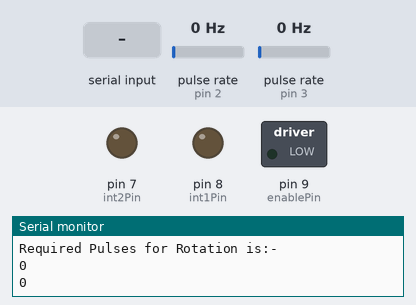
Bench run of a sketch on a simulated Arduino Uno, built with avr-gcc and run on an emulated ATmega328P. On the bench: switched loads named in the sketch (green lamp = pin HIGH), output pins drawn as LEDs (lit = HIGH), the last lines printed to the serial monitor. Wiring (inferred from the names in the program): 2 × pulse sensor: data pin 2 / data pin 3. Inputs (shaded band) come from the test bench; at power-on: pulse rate (sensors on pin 3, pin 2) 0 Hz.

Above: at 1.2 s.
1.3 s: "R" received over Serial
At 4.2 s:
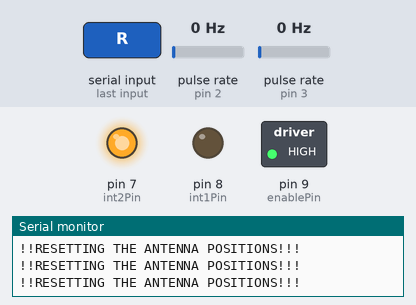
4.3 s: pulse rate (sensor on pin 3) set to 2 Hz
At 4.9 s:
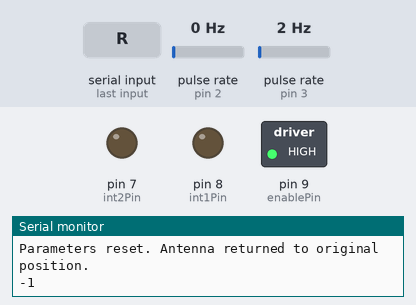
6.0 s: "F90\n" received over Serial
At 6.72 s:
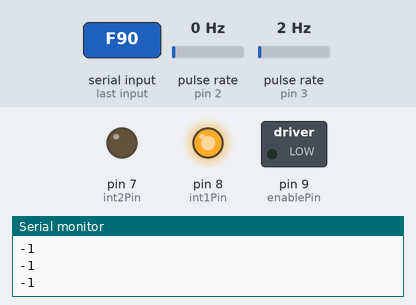
Timing chart, 0 to 9.0 s (numbered marks = the images above; inputs shaded):
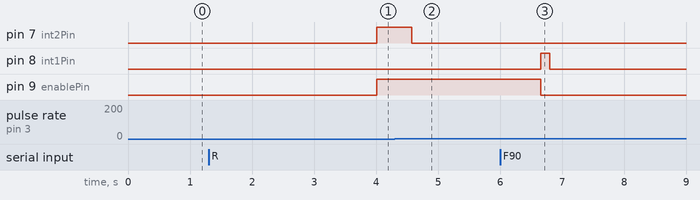

Measured:
- the behaviour switches between 0 and 1 Hz on pulse rate (sensor on pin 3) (found by bisection; images 1 and 2)
- after the input at 1.3 s, pin 7 (int2Pin), pin 9 (enablePin): LOW → HIGH after 2.7 s
- after the input at 4.3 s, pin 7 (int2Pin): HIGH → LOW after 0.27 s
- after the input at 6.0 s, pin 8 (int1Pin): LOW → HIGH after 0.66 s, → LOW 0.15 s later; pin 9 (enablePin): HIGH → LOW after 0.66 s

The sketch:

RFI_ANTENNA_CONTROL_SYSTEM_ARDUNIO.ino
```cpp
#include <Arduino.h> //default arduino library

const int enablePin = 9;    // PWM pin for motor speed control
const int int1Pin = 8;      // Motor driver input 1
const int int2Pin = 7;      // Motor driver input 2

int encoderPin1 = 2;    //Encoder pin 2, White
int encoderPin2 = 3;    //Encoder pin 3, Green

volatile long encoderValue = 0;
int pulsesPerRevolution = 0;        //encoder value that is PPM
long maximumEncoderValue = 0;       //maximum value the encoder can go while rotating the antenna for 360 degree.
long requiredPulsesForRotation;       //pulses that are required to move antenna by requested angle

int gearRatio = 1;          // Default to 1 to prevent division by zero
int antennaAngle;       //store the antenna angle from python
int newPulses;        //store the ppm from python
int speed;        //store the value of speed that we get from arduino

bool stopRequested = false;     //for stopping the while loop

void setup() {
  Serial.begin(9600);   //serial communication baudrate setting

  //motor pins declared as output
  pinMode(enablePin, OUTPUT);       //pwm pin for motor
  pinMode(int1Pin, OUTPUT);       //direction pin 1
  pinMode(int2Pin, OUTPUT);       //direction pin 2

  //turn on the internal pullup
  pinMode(encoderPin1, INPUT_PULLUP);
  pinMode(encoderPin2, INPUT_PULLUP);

  //keep the encoder to change for detection in the change of value
  attachInterrupt(digitalPinToInterrupt(encoderPin1), updateEncoder, CHANGE);
  attachInterrupt(digitalPinToInterrupt(encoderPin2), updateEncoder, CHANGE);

  conversion();
}

 //converting the pulses to maximumEncoderValue we can get for 360 degree of rotation
void conversion(){
  long pulsesPerRevolution = newPulses * 4;       //multiply it by 4 to get encoder count
  maximumEncoderValue = (pulsesPerRevolution * gearRatio);      //multiply it by gear ratio to get maximum pulses antenna can rotate
  requiredPulsesForRotation= (maximumEncoderValue / 360)*antennaAngle;        //pulses the antenna will rotate for
  Serial.println("Maximum Encoder Value is:- ");
  Serial.println(maximumEncoderValue);
  Serial.println("Required Pulses for Rotation is:- ");
  Serial.println(requiredPulsesForRotation);
}

void loop() {
 {
  Serial.println(encoderValue);
  delay(2000); //just here to slow down the output, and show it will work  even during a delay
}

  if (Serial.available() > 0) {
    char command = Serial.read();       //read commands that are being sent from python

    switch (command) {            //set the case as per the commands sent from the python gui
      case 'A':  // Set Antenna Angle
        antennaAngle = Serial.parseInt();
        Serial.print("Received Antenna Angle: ");
        Serial.println(antennaAngle);
        break;

      case 'P':  // Set Pulse Count per Revolution
        newPulses = Serial.parseInt();
        Serial.print("Pulse count per revolution: ");
        Serial.println(newPulses);
        break;

      case 'G':  // Set Gear Ratio
        gearRatio = Serial.parseInt();
        Serial.print("Gear Ratio: ");
        Serial.println(gearRatio);
        break;

      case 'F':  // clockwise direction
        forward(speed, requiredPulsesForRotation);
        Serial.println("Forward direction");
        conversion();
        break;

      case 'B':  // anticlockwise direction
        backward(speed, requiredPulsesForRotation);
        Serial.println("Backward direction");
        conversion();
        break;

      case 'D':  // Direction Check
        directionCheck(encoderValue);
        break;

      case 'R':  // Reset the antenna position to zero
        reset (requiredPulsesForRotation);
        break;

      case 'S':   // Stop the motor
        analogWrite(enablePin, 0);
        Serial.println("Motor stopped.");
        break;

      case 'M':   //set speed i.e pwm in motor
        speed = Serial.parseInt();
        Serial.print("Speed Received : ");
        Serial.println(speed);
        break;

      default:      //handle unknown commands
        Serial.print("Unknown command: ");
        Serial.println(command);
        break;
    }
  }
}

void updateEncoder() {        //arduino counting using A and B pulse from the encoder  !!do not change!!
  static int lastEncoded = 0;
  int MSB = digitalRead(encoderPin1);
  int LSB = digitalRead(encoderPin2);
  int encoded = (MSB << 1) | LSB;
  int sum = (lastEncoded << 2) | encoded;

  if (sum == 0b1101 || sum == 0b0100 || sum == 0b0010 || sum == 0b1011)
    encoderValue++;
  if (sum == 0b1110 || sum == 0b0111 || sum == 0b0001 || sum == 0b1000)
    encoderValue--;

  lastEncoded = encoded;
}

// function that will rotate the motor clockwise
void forward(int speed, long requiredPulsesforRotation) {
  long targetEncoderValue = encoderValue + requiredPulsesforRotation;     //calculation for clockwise rotation of motor
  Serial.println("The target encoder value that is calculated is:- ");
  Serial.println(targetEncoderValue);

  while (encoderValue <= targetEncoderValue) {
    analogWrite(enablePin, speed);
    digitalWrite(int1Pin, HIGH);
    digitalWrite(int2Pin, LOW);
    Serial.println(encoderValue);
  }
  stopMotor();  // stop after the motor completes the loop
  Serial.println("Motor has been stopped ");
}

//function that will rotate the motor anticlockwise
void backward(int speed, long requiredPulsesforRotation) {
  long targetEncoderValue = encoderValue - requiredPulsesforRotation;       //calculation for anticlockwise rotation of the motor
  Serial.println("The target encoder value that is calculated is:- ");
  Serial.println(targetEncoderValue);

  while (encoderValue >= targetEncoderValue) {
    analogWrite(enablePin, speed);
    digitalWrite(int1Pin, LOW);
    digitalWrite(int2Pin, HIGH);
    Serial.println("motor running in CCW Direction \n");
    Serial.println(encoderValue);
  }
  stopMotor();    //stop after the motor completes the loop
  Serial.println("Motor has been Stopped ");
}

// function that will stop the motor
void stopMotor() {
  digitalWrite(int1Pin, LOW);
  digitalWrite(int2Pin, LOW);
  Serial.println("motor stopped");
}

//function to check rotation direction of the antenna
void directionCheck(long currentEncoderValue) {
  static long previousEncoderValue = 0;

  if (currentEncoderValue > previousEncoderValue) {
    Serial.println("Clockwise Direction");
  } else if (currentEncoderValue < previousEncoderValue) {
    Serial.println("Anti-Clockwise Direction");
  } else {
    Serial.println("No Change in Direction");
  }
  previousEncoderValue = currentEncoderValue;
}


// software interrupt that will stop the motor at any point
void requestStop(){
  stopRequested = true;
  stopMotor();
}

// rotate the antenna to its reset position, which here is set to 0
void reset(long requiredPulsesForRotation) {
  while (encoderValue >= 0) {
    analogWrite(enablePin,255);
    digitalWrite(int1Pin, LOW);
    digitalWrite(int2Pin, HIGH);
    Serial.println("!!RESETTING THE ANTENNA POSITIONS!!!");
  }
  stopMotor();
  Serial.println("Parameters reset. Antenna returned to original position.");
}
```
